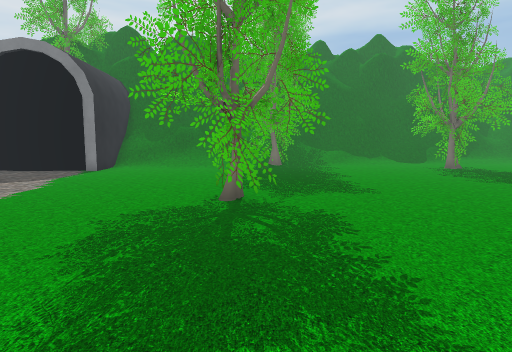
[1] (above)

24 first-person views from a walk through a scene from a Unity 3-D project. The camera is 1.4 m above the floor, tilts 6° down and sees 75° across. The floor is counted in squares, 1 m on a side. Each view is taken from the middle of a square. On the plan, view 1 faces up. The plan holds only what a view shows up to about 15 squares ahead; the rest is blank. The place goes on beyond the plan. The player is left out.

[2]
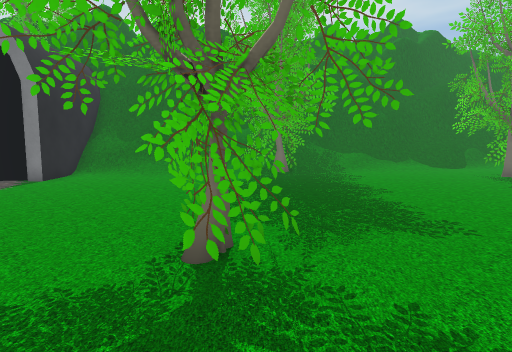

[3]
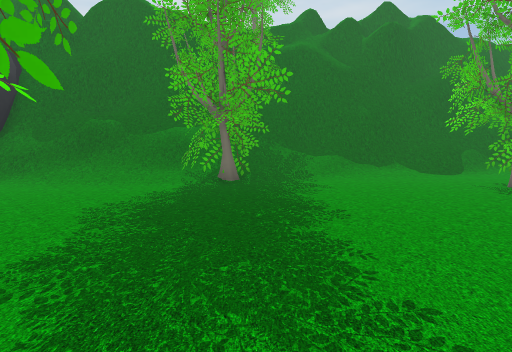

[4]
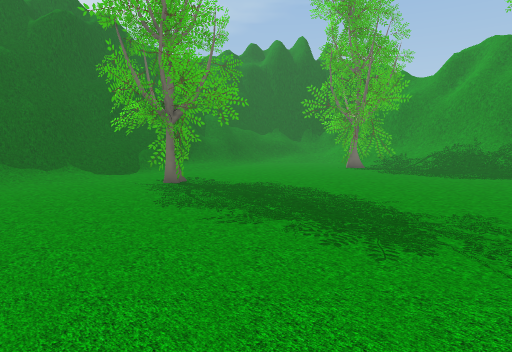

[5]
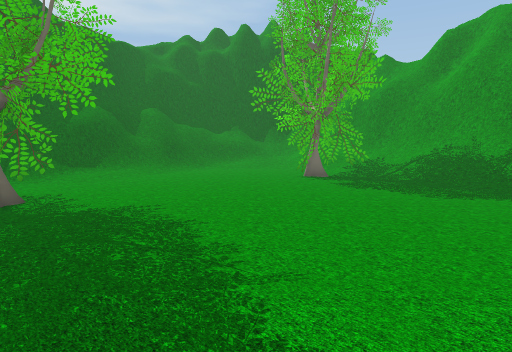

[6]
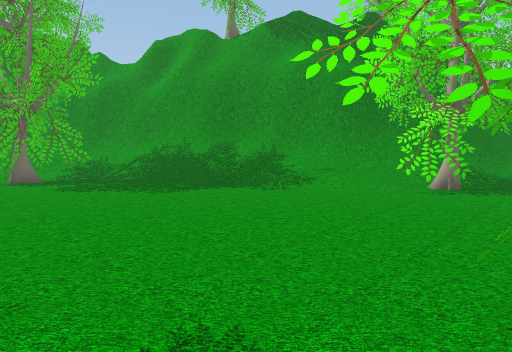

[7]
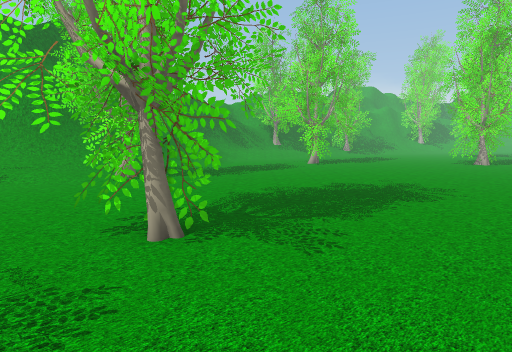

[8]
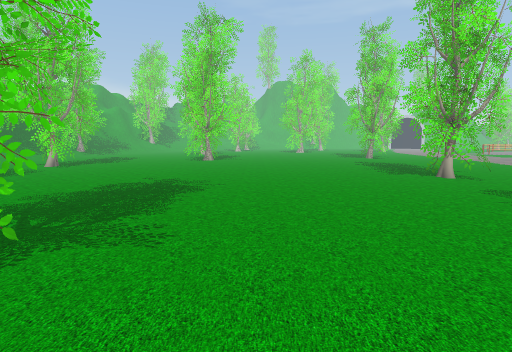

[9]
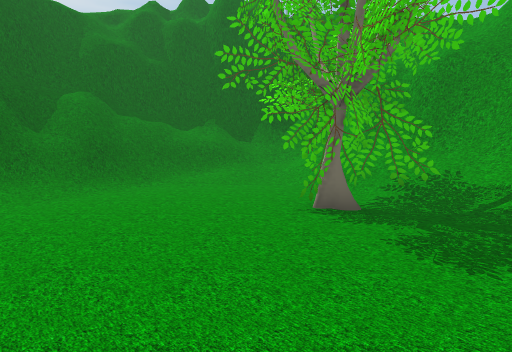

[10]
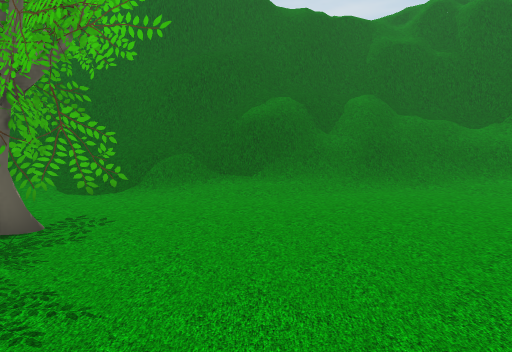

[11]
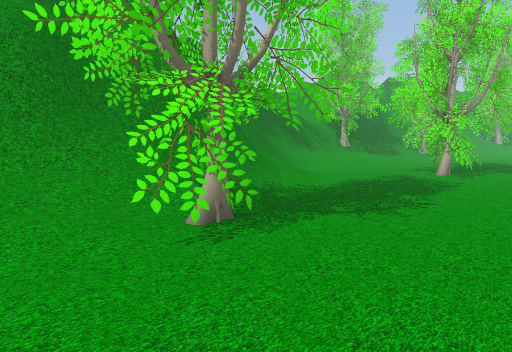

[12]
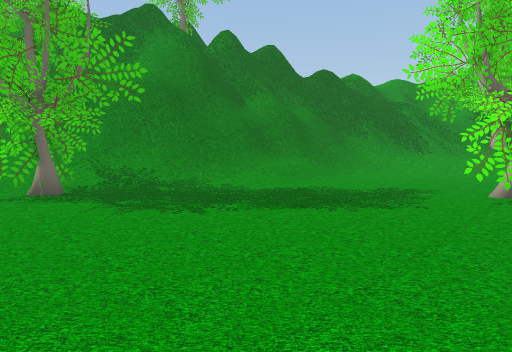

[13]
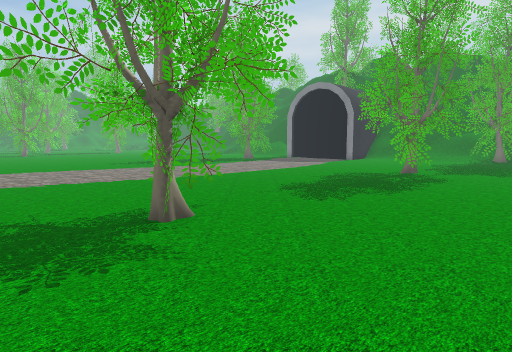

[14]
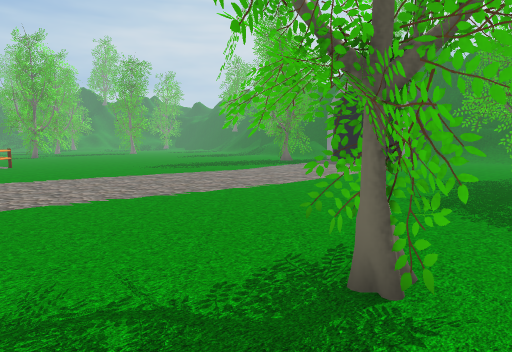

[15]
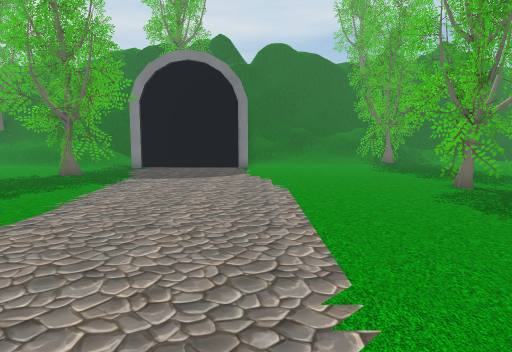

[16]
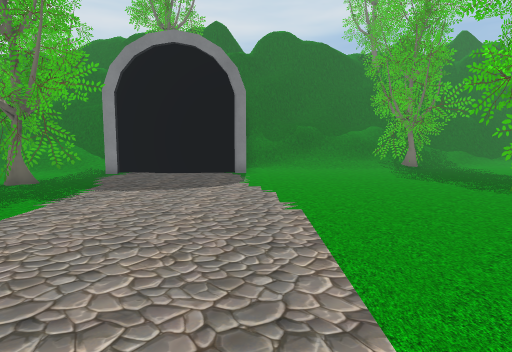

[17]
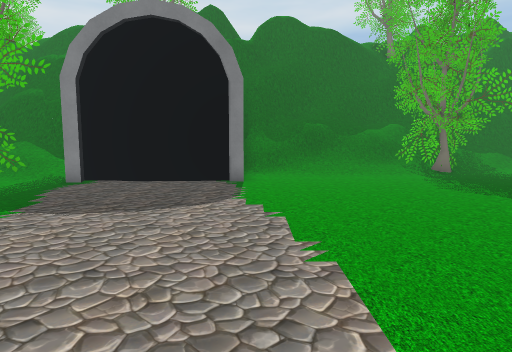

[18]
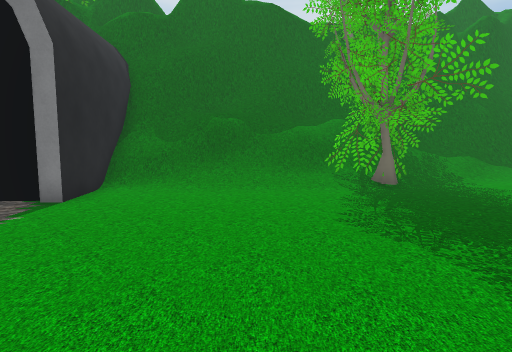

[19]
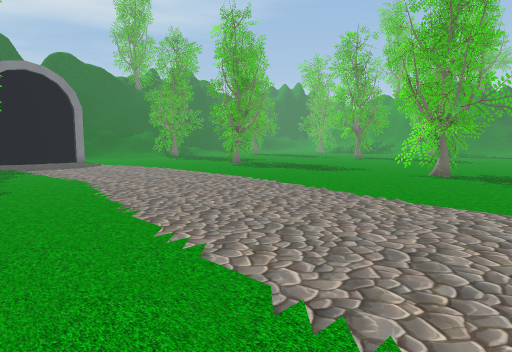

[20]
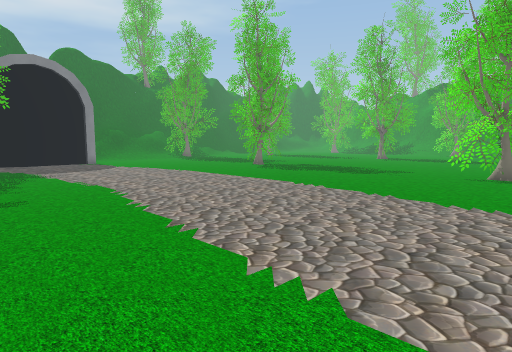

[21]
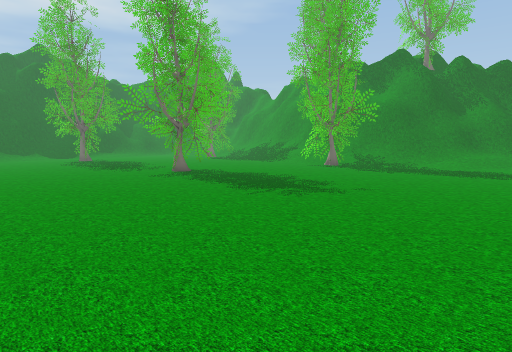

[22]
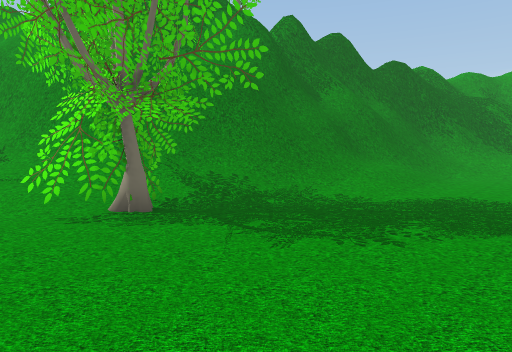

[23]
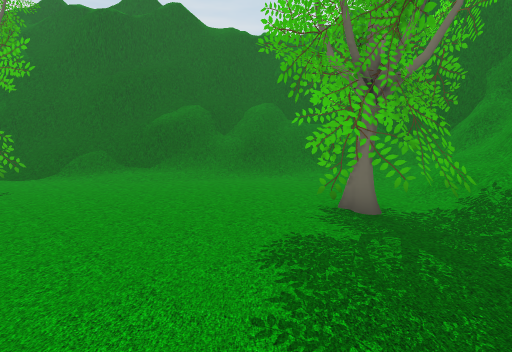

[24]
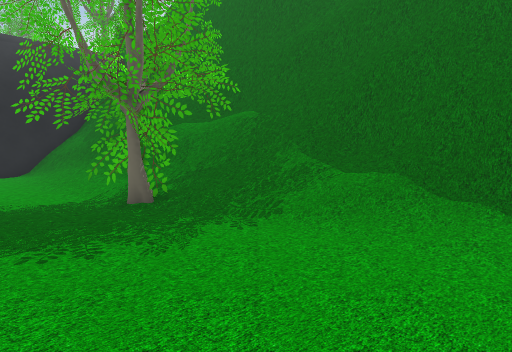

### Floor plan
Key: @ floor where view 1 was taken; # wall or solid block; . main floor; : floor 2 m higher than the main floor; + floor 2.25 m higher than the main floor; * floor 2.5 m higher than the main floor; % floor 2.75 m higher than the main floor; & floor 3 m higher than the main floor; / step, stairs or slope; = window, fence, low wall or low ledge; ^ raised ledge; T tree; O other object.
Columns run from 15 left of view 1 to 26 right of it. Each row starts with its distance up from view 1.
 27                              ####=####
 26                             ##=///==####
 25                          #### &//////###
 24            ########    ####=#*+///////=##
 23          ###==##==######=/=/===/////////#
 22         ##= %##+:##=====////=///////////##
 21        ###**+:  TT//////////./......////=#
 20        #=O==// TTT////...............///#^
 19        # O==//TTTT/.....T.............//=^
 18        #///////TTT/.....TTTT.........///##
 17 //     #.......TT........TT.......T.TTT=#
 16 /.######................TTT.......TTT//=#
 15 ..................................TTT//##
 14 ....................................T//##
 13 TTT.................................//=#
 12 T#..................................//=#
 11 TT..................................//##
 10 T...................................//##
  9 ..............TTT..................///#
  8 .............TTTTT........T........///#
  7  .............TT ........TT.......///##
  6   ............T..........TT#......///##
  5  .......................TTTT......///#
  4  ........................T.......T /##
  3  ...............................TTTT###
  2  ...............................TTT /##
  1  ..................................T/##
  0  ..............@...................//###
 -1  .................................../####
 -2 ..............T ....................//=^#
 -3 ..............TTT...................//=##
 -4 .............TTTT...................///##
 -5 ..............TT.....................//=##
 -6 ......................................//=#
 -7  .............. ............. ........./O=
 -8 . ...            . ... ....    .TT...../O=

Positions as (right, up) in squares from view 1, and headings:
1: (0, 0), facing up
2: (0, 4), facing up
3: (2, 7), facing up
4: (4, 7), facing up-right
5: (9, 8), facing up-right
6: (9, 8), facing right
7: (6, 8), facing down-right
8: (7, 9), facing down
9: (14, 12), facing up-right
10: (14, 12), facing up
11: (14, 6), facing down-right
12: (10, -3), facing right
13: (5, -7), facing up-left
14: (1, -7), facing up-left
15: (-7, -2), facing up
16: (-7, 1), facing up
17: (-7, 4), facing up
18: (-3, 8), facing up
19: (-15, -8), facing up-right
20: (-15, -6), facing up-right
21: (2, -8), facing up-right
22: (12, 0), facing right
23: (18, 9), facing up
24: (8, 15), facing up-left
